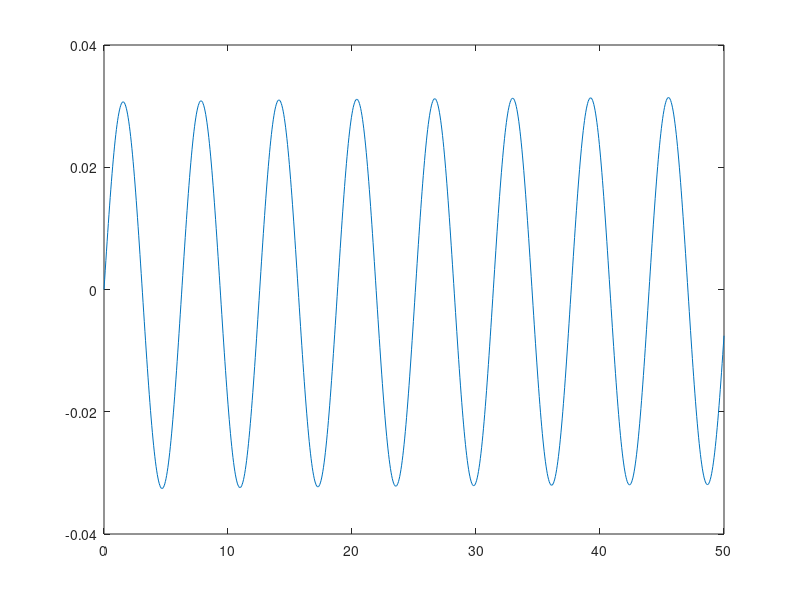

This figure's MATLAB source:

% #######################################
% Runge Kuta Fourth-order Rule for ODEs #
% #######################################


f = inline('(-y/(r0*c)+(beta*cos(t))/(r0*c))/(1.+2.*0.8*y/r0)','y','t','c','r0','beta');  % This is the function on the RHS of the ODE
%fana = inline('t^2-2*t+2+(alpha-17.)*exp(-t-3.)','t','alpha'); % analytical solution to differential equation 
vprime = inline('beta*cos(t)','t','beta');  % applied voltage
r = inline('r0+0.8*i','i','r0');  % resistance as function of current

% Set up the initial data and the end value for 't':
t_begin = 0.;
t_end = 50.;
d=807;
beta=0.95+0.0001*d;

c = 1+0.001*d;
r0 = 18.;

y0 = 0.;


% Choose the number of points:
N = 1000;


% Set up the vectors to hold the 't' and 'y' values as they are calculated:
t = zeros(N+1,1);
y = t;


% Put the initial data into the first elements of the vectors 't' and 'y':
t(1) = t_begin;
y(1) = y0;


% Calculate the step-length:
h = (t_end - t_begin)/N;



% Now carry out Heun's Third-order Rule:

for k = 1:N  % Be careful not to confuse 'k' (the loop-counter) with k1, k2 or k3 (needed in Heun's Third-order Rule)
  k1 = f(y(k),t(k),c,r0,beta);
  tempy = y(k) + h*k1/2.0;
  tempt = t(k) + h/2.0;
  k2 = f( tempy, tempt, c, r0, beta );
  tempy = y(k) + h*k2/2.0;
  tempt = t(k) + h/2.0;
  k3 = f( tempy, tempt, c, r0, beta );
  tempy = y(k) + h*k3;
  tempt = t(k) + h;
  k4 = f( tempy, tempt, c, r0, beta );
  y(k+1) = y(k) + h*(k1+2.*k2+2.*k3+k4)/6.;
  t(k+1) = t(k) + h;
end


% Print the final values:
disp(' ')
disp(' ')
disp('Final value of t:')
disp(t(N+1))
disp(' ')
disp('Final value of y:')
disp(y(N+1))
disp(' ')
disp('Number of steps:')
disp(N)
plot(t,y);

% Only use these last steps if the analytical solution of the ODE is known 
% (otherwise, put % at the start of each line to make them comments)

%truey = fana(t(N+1),alpha);
%diff = y(N+1) - truey;
%disp('True value of y:')
%disp(truey)
%disp(' ')
%disp('Difference between computed and true values:')
%disp(diff)




